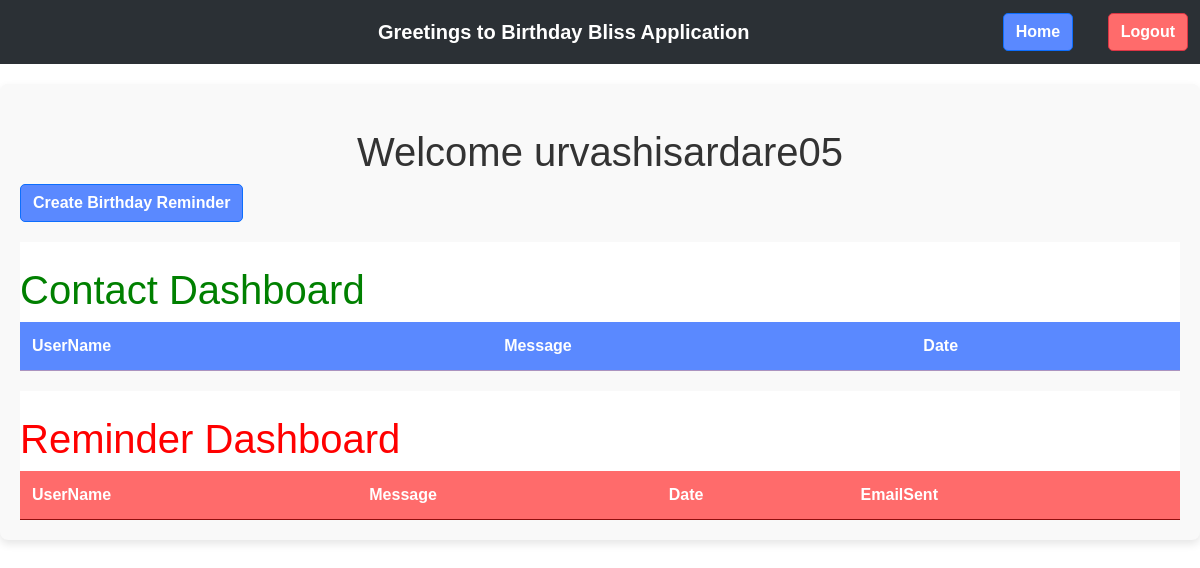
Page / (signed in) on the earlier database version.
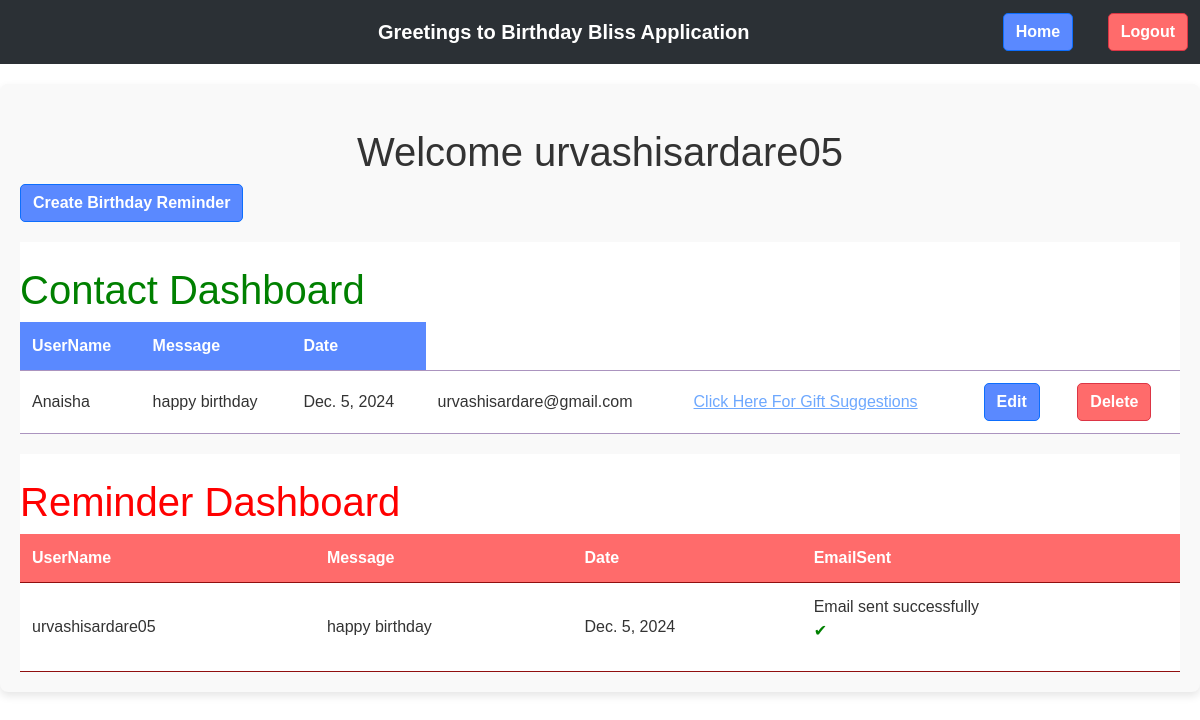
Same page on the later database version.
### tweet/models.py (models this page shows, shortened)
class Tweet(models.Model):
    user = models.ForeignKey(User, on_delete=models.CASCADE)
    name = models.CharField(max_length=16)
    text = models.TextField(max_length=240)
    email = models.EmailField(default="example@gmail.com")
    created_at = models.DateTimeField(auto_now_add=True)
    updated_at = models.DateTimeField(auto_now=True)
    date_of_birth = models.DateField(default=datetime.datetime.now().strftime("%Y-%m-%d"))
    email_status = models.CharField(max_length=20,default='ABC')

### tweet/views.py (the view)
# urls.py: path('', views.tweet_list, name='tweet_list'),
def tweet_list(request):
    if request.user.is_authenticated:
        tweets = Tweet.objects.filter(user = request.user )
        if tweets:
            update_mail_status(tweets)
            username = tweets[0].user.username
            remind_tweets = []
            for tweet in tweets:
                if tweet.date_of_birth and remind_birth_day(tweet.date_of_birth):
                    remind_tweets.append(tweet)
            return render(request, 'tweet_list.html', {'tweets': tweets, 'remind_tweets' : remind_tweets, 'username':username})
        else:
            return render(request, 'tweet_list.html', {'tweets': tweets, 'remind_tweets' : '', 'username':request.user})
    else:
        return redirect('login')

### tweet/views.py (called while the page is built)
def update_mail_status(tweets):
    currentday = datetime.date.today()
    for email_info in tweets:
        if currentday.month == email_info.date_of_birth.month and currentday.day == email_info.date_of_birth.day:
            if email_info.email and email_info.text and email_info.email_status != 'Email sent successfully':
                try:
                    send_mail('Best wishes for your special day', email_info.text, settings.EMAIL_HOST_USER, [email_info.email])
                    email_info.email_status = 'Email sent successfully'
                except Exception as e:
                    email_info.email_status = f'Error sending email: {e}'
            email_info.save()
    return

def remind_birth_day(birthdays):
    currentday = datetime.date.today()
    maxdays = 7
    try:
        replace_year_bday = birthdays.replace(year=currentday.year)
    except ValueError: # 29 Feb can't be map to non-leap year
        replace_year_bday = birthdays.replace(year=currentday.year, day=28) # Choose 28 Feb here
    if abs((replace_year_bday - currentday).days) <= maxdays:
        return True

### tweet/templates/tweet_list.html (shortened to what this page needs)
{% extends "layout.html" %}
{%block content%}
<h1 class="text-center mt-4">Welcome {{username}}</h1>
<a class="btn btn-primary" href="{% url 'tweet_create' %}">Create Birthday Reminder</a>
<div id="table1">
    <br/>
    <h1 style="color:green;">Contact Dashboard</h1>
    <table style="width:100%">
    <thead>
        <tr>
           <th>UserName</th>
           <th>Message</th>
           <th>Date</th>
        </tr>
    </thead>
    <tbody>
        {% for tweet in tweets %}
        <tr>
            <td>{{ tweet.name }}</td>
            <td>{{ tweet.text }}</td>
            <td>{{ tweet.date_of_birth }}</td>
            <td>{{ tweet.email}}</td>
            {%if tweet.user == user%}
            <td><a href="https://www.amazon.co.uk/gcx/Gifts-for-everyone/gfhz/" target="_blank">Click Here For Gift Suggestions</a></td>
            <td><a href="{%url 'tweet_edit' tweet.id%}" class="btn btn-primary">Edit</a></td>
            <td><a href="{%url 'tweet_delete' tweet.id%}" class="btn btn-danger">Delete</a></td>
            {%endif%}
        </tr>
        {% endfor %}
    </tbody>
    </table>
    </div>
    <div id="table2">
        <br/>
        <h1 style="color: red;">Reminder Dashboard</h1>
        <table style="width:100%">
        <thead>
            <tr>
               <th>UserName</th>
               <th>Message</th>
               <th>Date</th>
               <th>EmailSent</th>
            </tr>
        </thead>
        <tbody>
            {%for tweet in remind_tweets%}
            <tr>
                <td>{{ tweet.user.username }}</td>
                <td>{{ tweet.text }}</td>
                <td>{{ tweet.date_of_birth }}</td>
                {%if tweet.email_status != ''%}
                <td>
                    {%if tweet.email_status != 'Email sent successfully'%}
                    <p>{{tweet.email_status}} &#x274C;</p>
                    {%else%}
                    {{tweet.email_status}}
                    <p style="color:green">&#10004;</p>
                    {%endif%}
                </td>
                {%endif%}
            </tr>
            {% endfor %}
        </tbody>
        </table>
        </div>
{%endblock%}

### templates/layout.html (shortened to what this page needs)
{% load static %}
<!DOCTYPE html>
<html lang="en"  data-bs-theme="dark">
<head>
    <link href="https://cdn.jsdelivr.net/npm/bootstrap@5.3.3/dist/css/bootstrap.min.css" rel="stylesheet">
    <link rel="stylesheet" href="https://code.jquery.com/ui/1.14.0/themes/base/jquery-ui.css">
    <link rel="stylesheet" href="{% static 'styles.css' %}">
</head>
<body>
    <nav class="navbar navbar-expand-lg bg-body-tertiary">
        <div class="container-fluid">
            <a class="navbar-brand" href="#" style="text-align: center;">Greetings to Birthday Bliss Application</a>&nbsp;&nbsp;&nbsp;&nbsp;&nbsp;&nbsp;&nbsp;&nbsp;&nbsp;&nbsp;&nbsp;&nbsp;
            <div class="collapse navbar-collapse" id="navbarSupportedContent" style="display: flex; justify-content: flex-start;">
                <a href="{%url 'tweet_list'%}" class="btn btn-primary mx-2">Home</a>&nbsp;&nbsp;&nbsp;&nbsp;&nbsp;&nbsp;
                {%if user.is_authenticated %}
                <form method="POST" action="{%url 'logout'%}">
                    <button class="btn btn-danger" type="submit">Logout</button>
                </form>
                {% endif %}
            </div>
        </div>
      </nav>
    <div class="container">
        {%block content%}
        {%endblock%}
    </div>
</body>
</html>

### static/styles.css (style rules this page uses)
body { font-family: Arial, sans-serif; background-color: #ffffff; color: #333333; margin: 0; padding: 0; }
.container { margin: 20px auto; padding: 20px; background-color: #f9f9f9; border-radius: 8px; box-shadow: 0px 4px 8px rgba(0, 0, 0, 0.1); max-width: 1200px; }
.navbar { background-color: #d1d1d1; }
.navbar-brand { color: #ffffff !important; font-weight: bold; }
.btn-primary, .btn-danger { font-weight: bold; border-radius: 5px; transition: background-color 0.3s ease; }
.btn-primary { background-color: #5a89ff; color: #ffffff; }
.btn-danger { background-color: #ff6b6b; color: #ffffff; }
#table1, #table2 { width: 100%; border-collapse: collapse; margin-top: 20px; background-color: #ffffff; }
#table1 tr, #table2 tr { border-bottom: 1px solid #dddddd; }
#table1 td, #table2 td, #table1 th, #table2 th { padding: 12px; text-align: left; }
#table1 th { background-color: #5a89ff; color: #ffffff; }
#table2 th { background-color: #ff6b6b; color: #ffffff; }

Differences in the rows shown:
added Tweet: name "Anaisha", text "happy birthday", date_of_birth "Dec. 5, 2024", email "urvashisardare@gmail.com", shows "Click Here For Gift Suggestions", user.username "urvashisardare05", email_status "Email sent successfully"
